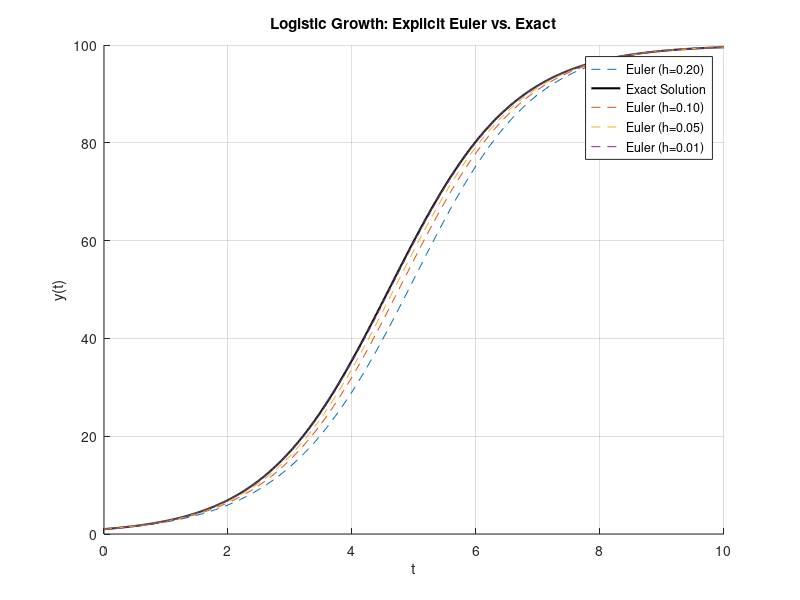

Here is the MATLAB script that generated this plot:
% euler_logistic_compare.m
% Explicit Euler for logistic growth IVP, compared to the exact solution

T = 10;
y0 = 1;
hs = [0.2, 0.1, 0.05, 0.01];
colors = lines(length(hs));
figure; hold on;

for k = 1:length(hs)
    h = hs(k);
    t = 0:h:T;
    y = zeros(1,length(t));
    y(1) = y0;
    for n = 2:length(t)
        y(n) = y(n-1) + h*(1 - y(n-1)/100)*y(n-1);
    end

    plot(t, y, '--', 'Color', colors(k,:), 'DisplayName', sprintf('Euler (h=%.2f)',h));

    if k == 1 % Plot exact solution only once
        t_dense = linspace(0, T, 1000);
        y_exact = 100 ./ (1 + 99*exp(-t_dense));
        plot(t_dense, y_exact, 'k-', 'LineWidth',1.5, 'DisplayName','Exact Solution');
    end
end

xlabel('t')
ylabel('y(t)')
title('Logistic Growth: Explicit Euler vs. Exact')
legend show
grid on
hold off